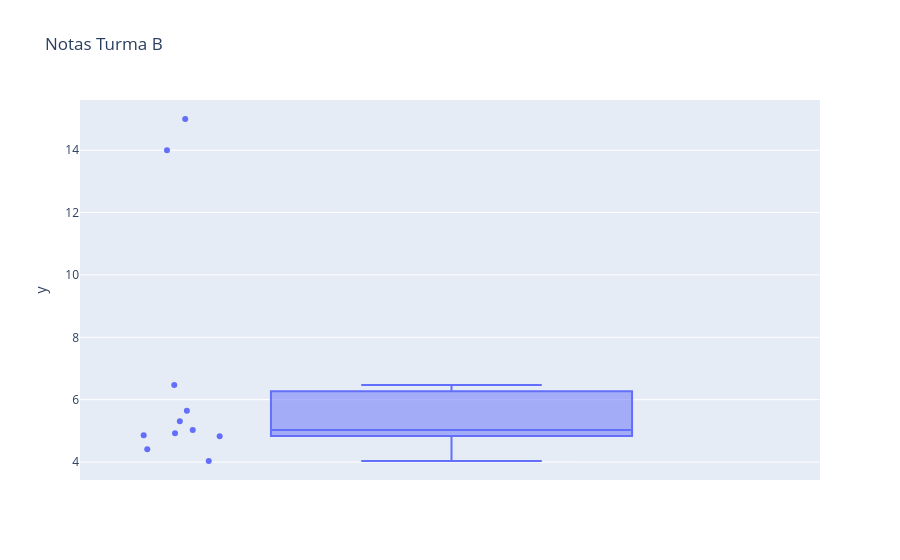

The notebook cell this image was saved under:
### Code cell
figura2=px.box(y=base_B["Nota"],title="Notas Turma B", points="all")
figura2.show()

### Figure 1 — Plotly figure (JSON) as saved in the notebook; plotly's stock layout.template omitted (floating-point values rounded to 4 significant figures)
{"data": [{"alignmentgroup": "True", "boxpoints": "all", "hovertemplate": "y=%{y}<extra></extra>", "legendgroup": "", "marker": {"color": "#636efa"}, "name": "", "notched": false, "offsetgroup": "", "orientation": "v", "showlegend": false, "type": "box", "x0": " ", "xaxis": "x", "y": [5.027, 4.855, 14.0, 4.034, 4.413, 4.925, 5.308, 6.474, 5.644, 15.0, 4.83], "y0": " ", "yaxis": "y"}], "layout": {"boxmode": "group", "legend": {"tracegroupgap": 0}, "title": {"text": "Notas Turma B"}, "xaxis": {"anchor": "y", "domain": [0, 1]}, "yaxis": {"anchor": "x", "domain": [0, 1], "title": {"text": "y"}}}}
